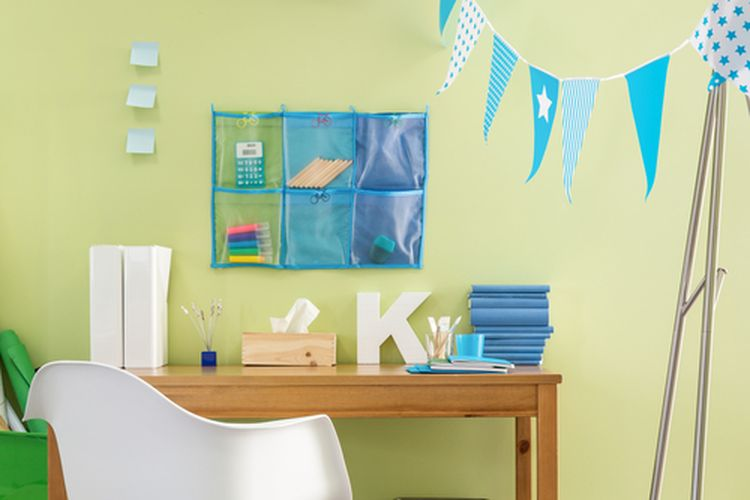
#> input picture img-compresor/colorful.jpg, 750 x 500 px
$ python script.py
#> lines starting #> are read from the running program, lines starting #| are printed output that depends on the picture
import cv2
import numpy as np
from heapq import heappush, heappop
from collections import defaultdict
import struct

class HuffmanNode:
    def __init__(self, freq, pixel=None):
        self.freq = freq
        self.pixel = pixel
        self.left = None
        self.right = None

    def __lt__(self, other):
        return self.freq < other.freq

def calculate_frequencies(image):
    frequencies = defaultdict(int)
    height, width = image.shape
    for i in range(height):
        for j in range(width):
            frequencies[image[i, j]] += 1
    return frequencies

def build_huffman_tree(frequencies):
    heap = []
    for pixel, freq in frequencies.items():
        node = HuffmanNode(freq, pixel)
        heappush(heap, node)

    while len(heap) > 1:
        left_node = heappop(heap)
        right_node = heappop(heap)
        combined_freq = left_node.freq + right_node.freq
        parent_node = HuffmanNode(combined_freq)
        parent_node.left = left_node
        parent_node.right = right_node
        heappush(heap, parent_node)

    return heap[0]

def build_huffman_codes(node, current_code, huffman_codes):
    if node.pixel is not None:
        huffman_codes[node.pixel] = current_code
        return

    build_huffman_codes(node.left, current_code + '0', huffman_codes)
    build_huffman_codes(node.right, current_code + '1', huffman_codes)

def compress_image(image, huffman_codes):
    compressed_data = ''
    height, width = image.shape
    for i in range(height):
        for j in range(width):
            pixel = image[i, j]
            compressed_data += huffman_codes[pixel]

    padding_size = 8 - len(compressed_data) % 8
    compressed_data += '0' * padding_size
    padding_info = format(padding_size, '08b')
    compressed_data = padding_info + compressed_data

    num_bytes = len(compressed_data) // 8
    byte_data = bytearray()
    for i in range(num_bytes):
        start = i * 8
        end = start + 8
        byte = compressed_data[start:end]
        byte_value = int(byte, 2)
        byte_data.append(byte_value)

    return byte_data

def decompress_image(compressed_data, huffman_tree, original_shape):
    decompressed_data = ''
    for byte in compressed_data:
        byte_binary = format(byte, '08b')
        decompressed_data += byte_binary

    padding_size = int(decompressed_data[:8], 2)
    decompressed_data = decompressed_data[8:-padding_size]

    height, width = original_shape
    decompressed_image = np.empty((height, width), dtype=np.uint8)
    current_node = huffman_tree
    index = 0
    for i in range(height):
        for j in range(width):
            while current_node.left is not None and current_node.right is not None:
                bit = decompressed_data[index]
                if bit == '0':
                    current_node = current_node.left
                else:
                    current_node = current_node.right
                index += 1
            decompressed_image[i, j] = current_node.pixel
            current_node = huffman_tree

    return decompressed_image

# Load gambar menggunakan OpenCV
image_path = "colorful.jpg"
image = cv2.imread(image_path, cv2.IMREAD_GRAYSCALE)
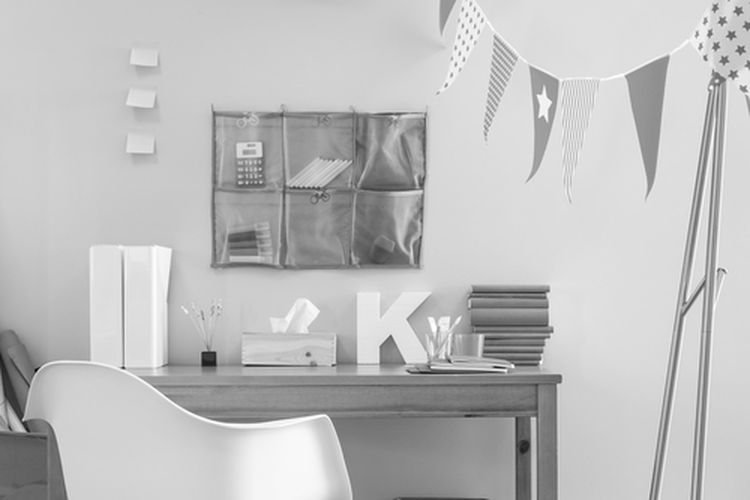
#> image: shape (500, 750); min 0, max 255, mean 190.2
orimage = cv2.imread(image_path)
#> orimage is the input picture: shape (500, 750, 3); mean B, G, R 158.7, 197.1, 188.5

# Tentukan tingkat kuantisasi
quantization_levels = 10

# Kuantisasi gambar
quantized_image = cv2.convertScaleAbs(image, alpha=(quantization_levels / 255))

# Menghitung frekuensi kemunculan setiap nilai piksel dalam gambar kuantisasi
if quantized_image is not None:
    frequencies = calculate_frequencies(quantized_image)
#> frequencies = 11 items
else:
    print("Error: Failed to quantize the image.")

# Membangun pohon Huffman
huffman_tree = build_huffman_tree(frequencies)
#> the loop in build_huffman_tree, `for pixel, freq in frequencies.items():` made 11 passes
#> (pixel, freq) on passes 1 to 11: (8, 156435), (9, 94218), (7, 27596), (6, 36011), (10, 5633), (5, 35550), (4, 15460), (3, 3045), (2, 927), (1, 122), (0, 3)
#> the loop in build_huffman_tree, `while len(heap) > 1:` made 10 passes
#> combined_freq on passes 1 to 10: 125, 1052, 4097, 9730, 25190, 52786, 71561, 124347, 218565, 375000

# Membangun tabel kode Huffman
huffman_codes = {}
build_huffman_codes(huffman_tree, '', huffman_codes)

# Kompresi gambar menggunakan kode Huffman
compressed_data = compress_image(quantized_image, huffman_codes)
#> in compress_image, `padding_size = 8 - len(compressed_data) % 8`: padding_size = 3
#> in compress_image, `padding_info = format(padding_size, '08b')`: padding_info = '00000011'
#> in compress_image, `num_bytes = len(compressed_data) // 8`: num_bytes = 110308
#> the loop in compress_image, `for i in range(num_bytes):` made 110308 passes
#> (byte, byte_value) on passes 1 to 3: ('00000011', 3), ('00000000', 0), ('00000000', 0)

# Simpan tabel kode Huffman dan data terkompresi ke file
with open("compressed_data.bin", "wb") as file:
    file.write(struct.pack('B' * len(compressed_data), *compressed_data))

# Baca data terkompresi dari file
with open("compressed_data.bin", "rb") as file:
    compressed_data = file.read()

# Dekompresi gambar menggunakan kode Huffman
decompressed_image = decompress_image(compressed_data, huffman_tree, quantized_image.shape)
#> after the loop in decompress_image, `for i in range(height):`: index = 882453

# Tampilkan gambar asli dan gambar yang telah dikuantisasi dan didekompresi
cv2.imshow("Original " , orimage)
cv2.imshow("Monokrom Image", image)
cv2.imshow("Quantized and Decompressed Image", decompressed_image)
cv2.waitKey(0)
cv2.destroyAllWindows()
